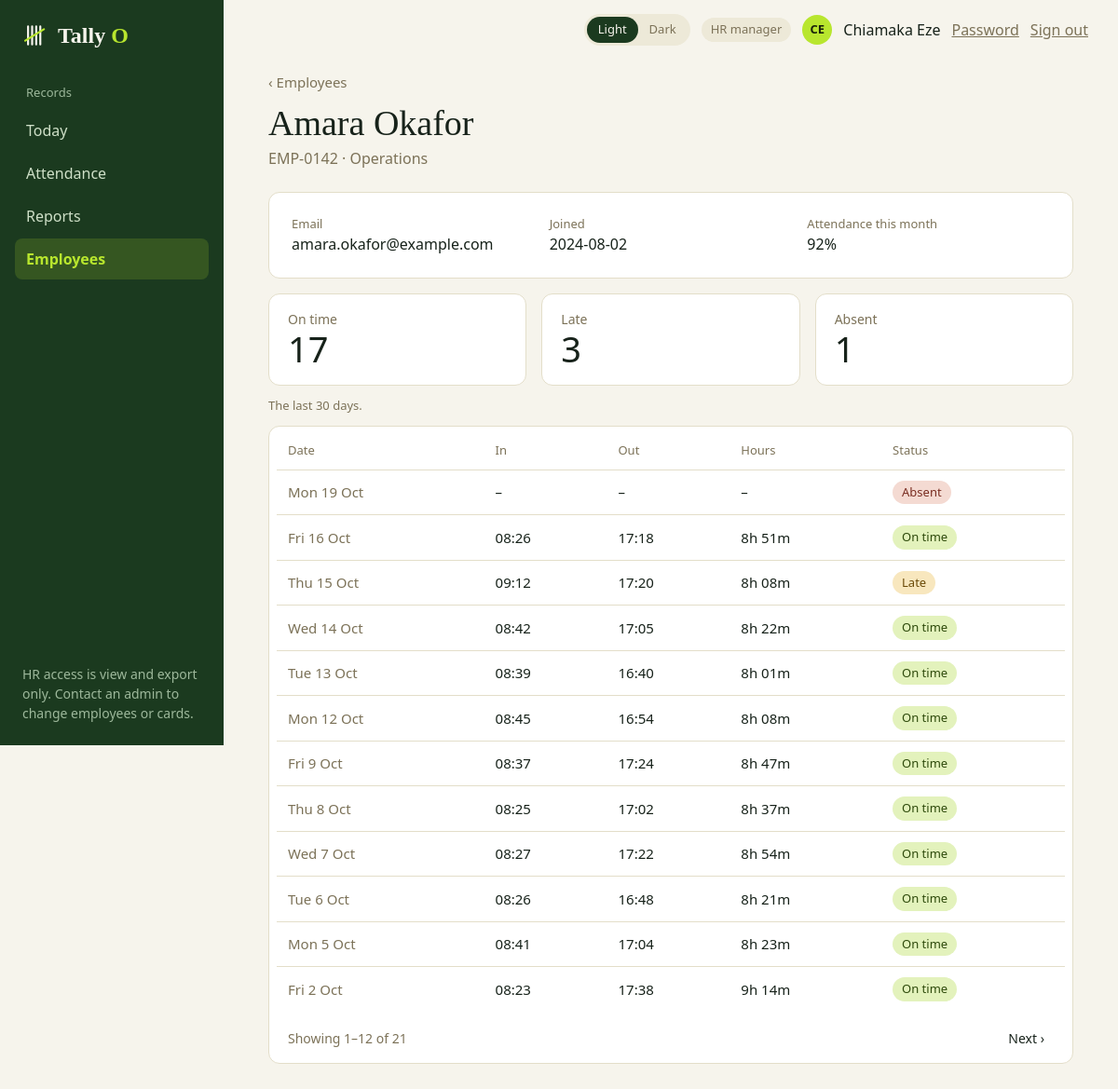
/hr/employees/1 (signed in), run on the app's committed database.
### tables this page shows
CREATE TABLE users (
    id            INTEGER PRIMARY KEY,
    username      TEXT    NOT NULL UNIQUE COLLATE NOCASE,  -- employees use their code
    full_name     TEXT    NOT NULL,
    role          TEXT    NOT NULL CHECK (role IN ('admin', 'hr', 'employee')),
    password_hash TEXT    NOT NULL,
    employee_id   INTEGER UNIQUE REFERENCES employees(id),
    is_active     INTEGER NOT NULL DEFAULT 1 CHECK (is_active IN (0, 1)),
    must_change_password INTEGER NOT NULL DEFAULT 0 CHECK (must_change_password IN (0, 1)),
    last_login_at TEXT,
    -- an employee account must point at an employee; the others must not
    CHECK ((role = 'employee') = (employee_id IS NOT NULL))
);

CREATE TABLE employees (
    id            INTEGER PRIMARY KEY,
    employee_code TEXT    NOT NULL UNIQUE,              -- e.g. EMP-0142
    full_name     TEXT    NOT NULL,
    department    TEXT    NOT NULL,
    email         TEXT,
    joined_on     TEXT    NOT NULL,
    is_active     INTEGER NOT NULL DEFAULT 1 CHECK (is_active IN (0, 1))
);

CREATE TABLE attendance (
    id          INTEGER PRIMARY KEY,
    employee_id INTEGER NOT NULL REFERENCES employees(id),
    work_date   TEXT    NOT NULL,
    check_in    TEXT    NOT NULL,
    check_out   TEXT,
    status      TEXT    NOT NULL CHECK (status IN ('on_time', 'late')),
    source      TEXT    NOT NULL DEFAULT 'card' CHECK (source IN ('card', 'manual')),
    note        TEXT,
    UNIQUE (employee_id, work_date),                    -- blocks duplicate records
    CHECK (check_out IS NULL OR check_out > check_in)   -- blocks invalid records
);

### hr.py (the view)
@bp.route("/employees/<int:employee_id>")
@hr_only
def employee(employee_id):
    conn = db.get_db()
    person = queries.get_employee(conn, employee_id)
    if person is None:
        abort(404)
    today_ = date.today()
    result = queries.list_attendance(conn, today_ - timedelta(days=29), today_, today_,
                                     page=request.args.get("page", 1, type=int), employee_id=employee_id)
    return render_template("hr_employee.html", person=person, result=result, today=today_.isoformat(),
                           rate=queries.employee_month_rates(conn, [employee_id], today_).get(employee_id),
                           **shell_context("Employees"))

### app.py (called while the page is built)
@app.context_processor
def inject_globals():
    return {"APP_NAME": APP_NAME, "APP_TAGLINE": APP_TAGLINE,
            "csrf_token": auth.csrf_token, "safe_url": safe_url,
            "reader": reader.status()}

@app.after_request
def no_store_when_signed_in(response):
    if "user" in session and request.endpoint != "static":
        response.headers["Cache-Control"] = "no-store"
    return response

### auth.py (called while the page is built)
def csrf_token():
    if "csrf" not in session:
        session["csrf"] = secrets.token_hex(16)
    return session["csrf"]

def login_required(view):
    @wraps(view)
    def wrapped(*args, **kwargs):
        user = session.get("user")
        if not user:
            return redirect(url_for("auth.login"))
        row = get_db().execute("SELECT is_active, must_change_password FROM users WHERE id = ?",
                               (user["id"],)).fetchone()
        if row is None or not row["is_active"]:       # deactivated since they signed in
            session.clear()
            return redirect(url_for("auth.login"))
        if row["must_change_password"] and request.endpoint not in ("account.password", "auth.logout"):
            return redirect(url_for("account.password"))
        return view(*args, **kwargs)
    return wrapped

def role_required(*roles):
    def decorator(view):
        @wraps(view)
        @login_required
        def wrapped(*args, **kwargs):
            if session["user"]["role"] not in roles:
                abort(403)
            return view(*args, **kwargs)
        return wrapped
    return decorator

### db.py (called while the page is built)
def connect(path=DEFAULT_DB):
    Path(path).parent.mkdir(parents=True, exist_ok=True)
    conn = sqlite3.connect(str(path), isolation_level=None, timeout=10)  # we run transactions ourselves
    conn.row_factory = sqlite3.Row            # rows behave like dicts: row["name"]
    conn.execute("PRAGMA foreign_keys = ON")  # SQLite ignores foreign keys unless asked
    conn.execute("PRAGMA journal_mode = WAL") # readers don't block the writer
    return conn

def get_db():
    if "db" not in g:
        g.db = connect(current_app.config["DATABASE"])
    return g.db

### queries.py (called while the page is built, shortened)
def page_numbers(page, pages):
    if pages <= 7:
        return list(range(1, pages + 1))

def get_employee(db, employee_id):
    return db.execute("SELECT * FROM employees WHERE id = ?", (employee_id,)).fetchone()

def _pct(part, whole):
    return round(100 * part / whole) if whole else None

### reader.py (called while the page is built)
def status():
    return {"connected": False, "port": None, "label": "Reader not connected"}

### templates/hr_employee.html (shortened to what this page needs)
{% extends "app_shell.html" %}
{% block content %}
  <a class="back muted" href="{{ url_for('hr.employees') }}">‹ Employees</a>
  <h1 class="page-title mt-3">{{ person.full_name }}</h1>
  <p class="muted mt-1">{{ person.employee_code }} · {{ person.department }}
    {% if not person.is_active %}· <strong>Inactive</strong>{% endif %}</p>
  <div class="card card-pad mt-5">
    <div class="profile">
      <div><div class="muted small">Email</div><div>{{ person.email or '–' }}</div></div>
      <div><div class="muted small">Joined</div><div>{{ person.joined_on }}</div></div>
      <div><div class="muted small">Attendance this month</div><div>{{ (rate|string ~ '%') if rate is not none else '–' }}</div></div>
    </div>
  </div>
  <div class="grid-cards mt-4">
    <div class="card tile"><div class="tile-label">On time</div><div class="tile-value">{{ result.counts.on_time }}</div></div>
    <div class="card tile"><div class="tile-label">Late</div><div class="tile-value">{{ result.counts.late }}</div></div>
    <div class="card tile"><div class="tile-label">Absent</div><div class="tile-value">{{ result.counts.absent }}</div></div>
  </div>
  <p class="muted small mt-3">The last 30 days.</p>
  <div class="card table-card mt-3">
    <table class="table">
      <thead><tr><th>Date</th><th>In</th><th>Out</th><th>Hours</th><th>Status</th></tr></thead>
      <tbody>
        {% for r in result.rows %}
          <tr>
            <td class="muted">{{ r.work_date | day }}</td>
            <td>{{ r.in_time }}</td>
            <td class="{{ 'warn' if r.out_time == 'Missing' else '' }}">{{ r.out_time }}</td>
            <td>{{ r.hours }}</td>
            <td>
              {% if r.status == 'on_time' %}<span class="pill pill-ok">On time</span>
              {% elif r.status == 'late' %}<span class="pill pill-late">Late</span>
              {% else %}<span class="pill pill-bad">Absent</span>{% endif %}
            </td>
          </tr>
        {% else %}
          <tr><td colspan="5" class="empty-cell">No records in the last 30 days.</td></tr>
        {% endfor %}
      </tbody>
    </table>
    {% if result.pages > 1 %}
      <div class="pager">
        <span class="muted">Showing {{ result.first }}–{{ result.last }} of {{ result.total }}</span>
        <nav aria-label="Pages">
          {% if result.page < result.pages %}<a href="{{ url_for('hr.employee', employee_id=person.id, page=result.page + 1) }}">Next ›</a>{% endif %}
        </nav>
      </div>
    {% endif %}
  </div>
{% endblock %}

### templates/app_shell.html (shortened to what this page needs)
{% extends "base.html" %}
{% block head %}
  <link rel="stylesheet" href="{{ url_for('static', filename='css/dashboard.css') }}">
{% endblock %}
{% block body %}
<div class="shell">
  <aside class="sidebar">
    <a class="sidebar-brand" href="{{ url_for('home') }}">
      {% include "partials/logo.html" %}
    </a>
    <nav aria-label="Main menu">
      {% for group in nav %}
        <div class="nav-label">{{ group.label }}</div>
        {% for link in group.links %}
          <a class="nav-link" href="{{ link.href }}"
             {% if link.name == active %}aria-current="page"{% endif %}>{{ link.name }}</a>
        {% endfor %}
      {% endfor %}
    </nav>
    <div class="sidebar-footer">
      {% block sidebar_footer %}{% if role_key == 'hr' %}HR access is view and export only. Contact an admin to change employees or cards.{% else %}<span class="dot {{ '' if reader.connected else 'dot-off' }}"></span> {{ reader.label }}{% endif %}{% endblock %}
    </div>
  </aside>
  <div class="main">
    <header class="topbar">
      {% include "partials/theme_toggle.html" %}
      <span class="pill">{{ role_label }}</span>
      <span class="avatar avatar-accent">{{ user_initials }}</span>
      <span>{{ user_name }}</span>
      <a class="muted" href="{{ safe_url('account.password') }}">Password</a>
      <form class="inline-form" method="post" action="{{ url_for('auth.logout') }}">
        <button class="link-button muted" type="submit">Sign out</button>
      </form>
    </header>
    <main class="content">
      {% block content %}{% endblock %}
    </main>
  </div>
</div>
{% endblock %}

### static/css/base.css (style rules this page uses)
:root { --font-sans: Calibri, Carlito, "Segoe UI", system-ui, -apple-system, sans-serif; --font-serif: Charter, "Bitstream Charter", "Sitka Text", Cambria, Georgia, serif; --space-1: 0.25rem; --space-2: 0.5rem; --space-3: 0.75rem; --space-4: 1rem; --space-5: 1.5rem; --space-6: 2rem; --space-7: 3rem; --radius-sm: 6px; --radius-md: 8px; --radius-lg: 12px; --radius-pill: 999px; --sidebar-width: 240px; }
:root, html[data-theme="light"] { color-scheme: light; --bg: #F6F4EC; --surface: #FFFFFF; --text: #17221A; --muted: #7C7258; --subtle: #5C6558; --line: #E3DEC9; --soft: #EDE9D8; --primary: #1B3A1F; --on-primary: #F6F4EC; --accent: #B8E62E; --on-accent: #17200A; --link: #1B3A1F; --brand-accent: #7DB82A; --ring: rgba(27, 58, 31, 0.25); --ok-bg: #E3F2BC; --ok-fg: #2E4A0B; --late-bg: #F8E7BE; --late-fg: #6B4A08; --bad-bg: #F4DAD2; --bad-fg: #7A2E22; --sidebar-bg: #1B3A1F; --sidebar-text: #CFE0C8; --sidebar-muted: #9DB89B; --sidebar-active-bg: rgba(184, 230, 46, 0.16); --sidebar-active-text: #B8E62E; }
*, *::before, *::after { box-sizing: border-box; }
* { margin: 0; }
html { -webkit-text-size-adjust: 100%; }
body { font-family: var(--font-sans); font-size: 1rem; line-height: 1.5; color: var(--text); background: var(--bg); -webkit-font-smoothing: antialiased; }
button, input, select, textarea { font: inherit; color: inherit; }
a { color: var(--link); }
.page-title { font-family: var(--font-serif); font-weight: 400; font-size: 2.375rem; line-height: 1.1; }
.muted { color: var(--muted); }
.shell { display: grid; grid-template-columns: var(--sidebar-width) 1fr; min-height: 100vh; }
.sidebar { position: sticky; top: 0; height: 100vh; display: flex; flex-direction: column; padding: var(--space-5) var(--space-4); background: var(--sidebar-bg); color: var(--sidebar-text); overflow-y: auto; }
.sidebar-brand { display: block; margin: 0 var(--space-2) var(--space-6); color: #F6F4EC; text-decoration: none; }
.nav-label { margin: var(--space-5) 0 var(--space-2) var(--space-3); font-size: 0.8125rem; color: var(--sidebar-muted); }
.nav-label:first-child { margin-top: 0; }
.nav-link { display: block; padding: 0.625rem var(--space-3); margin: 2px 0; border-radius: var(--radius-md); color: var(--sidebar-text); text-decoration: none; }
.nav-link[aria-current="page"] { background: var(--sidebar-active-bg); color: var(--sidebar-active-text); font-weight: 700; }
.sidebar-footer { margin-top: auto; padding: var(--space-2) var(--space-2) 0; font-size: 0.875rem; color: var(--sidebar-muted); }
.main { min-width: 0; }
.topbar { display: flex; align-items: center; justify-content: flex-end; gap: var(--space-3); height: 64px; padding: 0 var(--space-6); }
.content { max-width: 1040px; padding: var(--space-3) var(--space-7) var(--space-7); }
.card { background: var(--surface); border: 1px solid var(--line); border-radius: var(--radius-lg); }
.card-pad { padding: var(--space-5); }
.table-card { padding: var(--space-4) var(--space-2) var(--space-2); overflow-x: auto; }
.tile { padding: var(--space-4) 1.25rem; }
.tile-label { font-size: 0.875rem; color: var(--muted); }
.tile-value { font-size: 2.375rem; line-height: 1.15; }
.pill { display: inline-block; padding: 0.1875rem 0.625rem; border-radius: var(--radius-pill); background: var(--soft); color: var(--muted); font-size: 0.8125rem; white-space: nowrap; }
.pill-ok { background: var(--ok-bg); color: var(--ok-fg); }
.pill-late { background: var(--late-bg); color: var(--late-fg); }
.pill-bad { background: var(--bad-bg); color: var(--bad-fg); }
.avatar { display: inline-flex; align-items: center; justify-content: center; width: 2rem; height: 2rem; margin-right: var(--space-2); border-radius: 50%; background: var(--soft); color: var(--text); font-size: 0.8125rem; font-weight: 700; flex: none; }
.avatar-accent { background: var(--accent); color: var(--on-accent); margin-right: 0; }
.table { width: 100%; border-collapse: collapse; font-size: 0.9375rem; }
.table th { padding: 0 0.75rem 0.625rem; text-align: left; font-size: 0.8125rem; font-weight: 400; color: var(--muted); }
.table td { padding: 0.6875rem 0.75rem; border-top: 1px solid var(--line); }
.link-button { padding: 0; border: 0; background: none; text-decoration: underline; cursor: pointer; }
.inline-form { display: inline; }
.mt-1 { margin-top: var(--space-1); }
.mt-3 { margin-top: var(--space-3); }
.mt-4 { margin-top: var(--space-4); }
.grid-cards { display: grid; grid-template-columns: repeat(auto-fit, minmax(190px, 1fr)); gap: var(--space-4); }

### data on the page
users: full_name "Chiamaka Eze"
employees: full_name "Amara Okafor", employee_code "EMP-0142", department "Operations", email "amara.okafor@example.com", joined_on "2024-08-02", work_date|day "Mon 19 Oct", in_time "–", out_time "–", hours "–", shows "Absent"
attendance: work_date|day "Fri 16 Oct", in_time "08:26", out_time "17:18", hours "8h 51m", status "On time"
attendance: work_date|day "Thu 15 Oct", in_time "09:12", out_time "17:20", hours "8h 08m", status "Late"
attendance: work_date|day "Wed 14 Oct", in_time "08:42", out_time "17:05", hours "8h 22m", status "On time"
attendance: work_date|day "Tue 13 Oct", in_time "08:39", out_time "16:40", hours "8h 01m", status "On time"
attendance: work_date|day "Mon 12 Oct", in_time "08:45", out_time "16:54", hours "8h 08m", status "On time"
attendance: work_date|day "Fri 9 Oct", in_time "08:37", out_time "17:24", hours "8h 47m", status "On time"
attendance: work_date|day "Thu 8 Oct", in_time "08:25", out_time "17:02", hours "8h 37m", status "On time"
attendance: work_date|day "Wed 7 Oct", in_time "08:27", out_time "17:22", hours "8h 54m", status "On time"
attendance: work_date|day "Tue 6 Oct", in_time "08:26", out_time "16:48", hours "8h 21m", status "On time"
attendance: work_date|day "Mon 5 Oct", in_time "08:41", out_time "17:04", hours "8h 23m", status "On time"
attendance: work_date|day "Fri 2 Oct", in_time "08:23", out_time "17:38", hours "9h 14m", status "On time"

### other printed values
{{ APP_NAME[:-1] }} "Tally"
{{ APP_NAME[-1]|upper }} "O"
{{ group.label }} "Records"
{{ link.name }} "Today" "Attendance" "Reports" "Employees"
{{ role_label }} "HR manager"
{{ user_initials }} "CE"
{{ (rate|string ~ '%') if rate is not none else '–' }} "92%"
{{ result.counts.on_time }} "17"
{{ result.counts.late }} "3"
{{ result.counts.absent }} "1"
{{ result.first }} "1"
{{ result.last }} "12"
{{ result.total }} "21"
